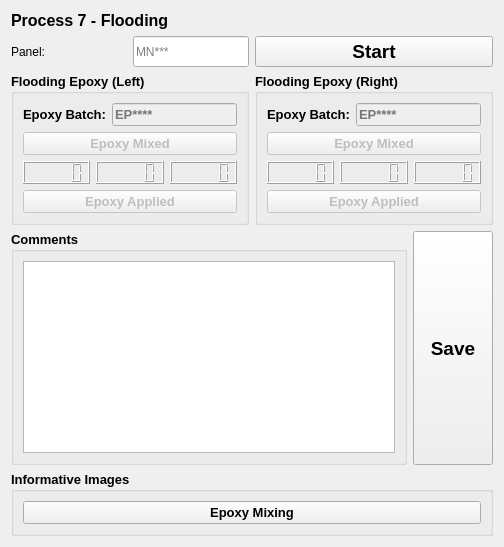
              <widget class="QWidget" name="p7Flooding">
               <layout class="QGridLayout" name="gridLayout_45">
                <item row="0" column="0">
                 <widget class="QLabel" name="label_31">
                  <property name="font">
                   <font>
                    <pointsize>12</pointsize>
                    <weight>75</weight>
                    <bold>true</bold>
                   </font>
                  </property>
                  <property name="text">
                   <string>Process 7 - Flooding</string>
                  </property>
                 </widget>
                </item>
                <item row="1" column="0">
                 <layout class="QHBoxLayout" name="horizontalLayout_25">
                  <item>
                   <layout class="QHBoxLayout" name="horizontalLayout_24">
                    <item>
                     <widget class="QLabel" name="label_130">
                      <property name="text">
                       <string>Panel:</string>
                      </property>
                     </widget>
                    </item>
                    <item>
                     <widget class="QLineEdit" name="panelInput7">
                      <property name="sizePolicy">
                       <sizepolicy hsizetype="Preferred" vsizetype="Preferred">
                        <horstretch>0</horstretch>
                        <verstretch>0</verstretch>
                       </sizepolicy>
                      </property>
                      <property name="text">
                       <string/>
                      </property>
                      <property name="maxLength">
                       <number>5</number>
                      </property>
                      <property name="placeholderText">
                       <string>MN***</string>
                      </property>
                     </widget>
                    </item>
                   </layout>
                  </item>
                  <item>
                   <widget class="QPushButton" name="startButton7">
                    <property name="sizePolicy">
                     <sizepolicy hsizetype="Preferred" vsizetype="Preferred">
                      <horstretch>0</horstretch>
                      <verstretch>0</verstretch>
                     </sizepolicy>
                    </property>
                    <property name="font">
                     <font>
                      <pointsize>14</pointsize>
                      <weight>75</weight>
                      <bold>true</bold>
                     </font>
                    </property>
                    <property name="text">
                     <string>Start</string>
                    </property>
                   </widget>
                  </item>
                 </layout>
                </item>
                <item row="2" column="0">
                 <layout class="QHBoxLayout" name="horizontalLayout_28">
                  <item>
                   <widget class="QGroupBox" name="groupBox_13">
                    <property name="font">
                     <font>
                      <pointsize>10</pointsize>
                      <weight>75</weight>
                      <bold>true</bold>
                     </font>
                    </property>
                    <property name="title">
                     <string>Flooding Epoxy (Left)</string>
                    </property>
                    <layout class="QGridLayout" name="gridLayout_41">
                     <item row="0" column="2" colspan="2">
                      <widget class="QLineEdit" name="epoxy_batch5_2">
                       <property name="enabled">
                        <bool>false</bool>
                       </property>
                       <property name="text">
                        <string/>
                       </property>
                       <property name="maxLength">
                        <number>6</number>
                       </property>
                       <property name="placeholderText">
                        <string>EP****</string>
                       </property>
                      </widget>
                     </item>
                     <item row="1" column="0" colspan="4">
                      <widget class="QPushButton" name="epoxy_mixed5_2">
                       <property name="enabled">
                        <bool>false</bool>
                       </property>
                       <property name="font">
                        <font>
                         <pointsize>10</pointsize>
                         <weight>75</weight>
                         <bold>true</bold>
                        </font>
                       </property>
                       <property name="text">
                        <string>Epoxy Mixed</string>
                       </property>
                      </widget>
                     </item>
                     <item row="2" column="0" colspan="4">
                      <layout class="QHBoxLayout" name="horizontalLayout_26">
                       <item>
                        <widget class="QLCDNumber" name="hour_disp_10"/>
                       </item>
                       <item>
                        <widget class="QLCDNumber" name="min_disp_10"/>
                       </item>
                       <item>
                        <widget class="QLCDNumber" name="sec_disp_10"/>
                       </item>
                      </layout>
                     </item>
                     <item row="0" column="0" colspan="2">
                      <widget class="QLabel" name="label_134">
                       <property name="text">
                        <string>Epoxy Batch:</string>
                       </property>
                      </widget>
                     </item>
                     <item row="3" column="0" colspan="4">
                      <widget class="QPushButton" name="epoxy_applied5_2">
                       <property name="enabled">
                        <bool>false</bool>
                       </property>
                       <property name="font">
                        <font>
                         <pointsize>10</pointsize>
                         <weight>75</weight>
                         <bold>true</bold>
                        </font>
                       </property>
                       <property name="text">
                        <string>Epoxy Applied</string>
                       </property>
                      </widget>
                     </item>
                    </layout>
                   </widget>
                  </item>
                  <item>
                   <widget class="QGroupBox" name="groupBox_18">
                    <property name="font">
                     <font>
                      <pointsize>10</pointsize>
                      <weight>75</weight>
                      <bold>true</bold>
                     </font>
                    </property>
                    <property name="title">
                     <string>Flooding Epoxy (Right)</string>
                    </property>
                    <layout class="QGridLayout" name="gridLayout_42">
                     <item row="1" column="0" colspan="4">
                      <widget class="QPushButton" name="epoxy_mixed5_3">
                       <property name="enabled">
                        <bool>false</bool>
                       </property>
                       <property name="font">
                        <font>
                         <pointsize>10</pointsize>
                         <weight>75</weight>
                         <bold>true</bold>
                        </font>
                       </property>
                       <property name="text">
                        <string>Epoxy Mixed</string>
                       </property>
                      </widget>
                     </item>
                     <item row="3" column="0" colspan="4">
                      <widget class="QPushButton" name="epoxy_applied5_3">
                       <property name="enabled">
                        <bool>false</bool>
                       </property>
                       <property name="font">
                        <font>
                         <pointsize>10</pointsize>
                         <weight>75</weight>
                         <bold>true</bold>
                        </font>
                       </property>
                       <property name="text">
                        <string>Epoxy Applied</string>
                       </property>
                      </widget>
                     </item>
                     <item row="0" column="2" colspan="2">
                      <widget class="QLineEdit" name="epoxy_batch5_3">
                       <property name="enabled">
                        <bool>false</bool>
                       </property>
                       <property name="text">
                        <string/>
                       </property>
                       <property name="maxLength">
                        <number>6</number>
                       </property>
                       <property name="placeholderText">
                        <string>EP****</string>
                       </property>
                      </widget>
                     </item>
                     <item row="0" column="0" colspan="2">
                      <widget class="QLabel" name="label_136">
                       <property name="text">
                        <string>Epoxy Batch:</string>
                       </property>
                      </widget>
                     </item>
                     <item row="2" column="0" colspan="4">
                      <layout class="QHBoxLayout" name="horizontalLayout_27">
                       <item>
                        <widget class="QLCDNumber" name="hour_disp_12"/>
                       </item>
                       <item>
                        <widget class="QLCDNumber" name="min_disp_12"/>
                       </item>
                       <item>
                        <widget class="QLCDNumber" name="sec_disp_12"/>
                       </item>
                      </layout>
                     </item>
                    </layout>
                   </widget>
                  </item>
                 </layout>
                </item>
                <item row="3" column="0">
                 <layout class="QHBoxLayout" name="horizontalLayout_29">
                  <item>
                   <widget class="QGroupBox" name="groupBox_23">
                    <property name="font">
                     <font>
                      <pointsize>10</pointsize>
                      <weight>75</weight>
                      <bold>true</bold>
                     </font>
                    </property>
                    <property name="title">
                     <string>Comments</string>
                    </property>
                    <layout class="QGridLayout" name="gridLayout_43">
                     <item row="0" column="0">
                      <widget class="QPlainTextEdit" name="commentBox7">
                       <property name="font">
                        <font>
                         <pointsize>12</pointsize>
                        </font>
                       </property>
                      </widget>
                     </item>
                    </layout>
                   </widget>
                  </item>
                  <item>
                   <widget class="QPushButton" name="saveButton5">
                    <property name="sizePolicy">
                     <sizepolicy hsizetype="Preferred" vsizetype="Preferred">
                      <horstretch>0</horstretch>
                      <verstretch>0</verstretch>
                     </sizepolicy>
                    </property>
                    <property name="font">
                     <font>
                      <pointsize>14</pointsize>
                      <weight>75</weight>
                      <bold>true</bold>
                     </font>
                    </property>
                    <property name="text">
                     <string>Save</string>
                    </property>
                    <attribute name="buttonGroup">
                     <string notr="true">saveButtons</string>
                    </attribute>
                   </widget>
                  </item>
                 </layout>
                </item>
                <item row="4" column="0">
                 <widget class="QGroupBox" name="groupBox_17">
                  <property name="font">
                   <font>
                    <pointsize>10</pointsize>
                    <weight>75</weight>
                    <bold>true</bold>
                   </font>
                  </property>
                  <property name="title">
                   <string>Informative Images</string>
                  </property>
                  <layout class="QGridLayout" name="gridLayout_44">
                   <item row="0" column="0">
                    <widget class="QPushButton" name="picfive1">
                     <property name="text">
                      <string>Epoxy Mixing</string>
                     </property>
                    </widget>
                   </item>
                  </layout>
                 </widget>
                </item>
               </layout>
              </widget>
